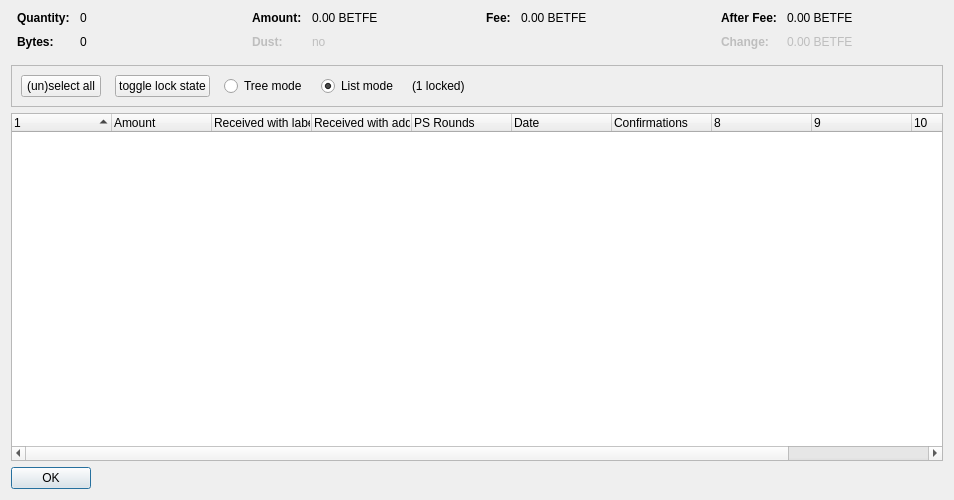
<?xml version="1.0" encoding="UTF-8"?>
<ui version="4.0">
 <class>CoinControlDialog</class>
 <widget class="QDialog" name="CoinControlDialog">
  <property name="geometry">
   <rect>
    <x>0</x>
    <y>0</y>
    <width>954</width>
    <height>500</height>
   </rect>
  </property>
  <property name="windowTitle">
   <string>Coin Selection</string>
  </property>
  <layout class="QVBoxLayout" name="verticalLayout">
   <item>
    <layout class="QHBoxLayout" name="horizontalLayoutTop" stretch="0,0,0,0">
     <property name="topMargin">
      <number>0</number>
     </property>
     <property name="bottomMargin">
      <number>10</number>
     </property>
     <item>
      <layout class="QFormLayout" name="formLayoutCoinControl1">
       <property name="horizontalSpacing">
        <number>10</number>
       </property>
       <property name="verticalSpacing">
        <number>10</number>
       </property>
       <property name="leftMargin">
        <number>6</number>
       </property>
       <property name="rightMargin">
        <number>6</number>
       </property>
       <item row="0" column="0">
        <widget class="QLabel" name="labelCoinControlQuantityText">
         <property name="font">
          <font>
           <weight>75</weight>
           <bold>true</bold>
          </font>
         </property>
         <property name="text">
          <string>Quantity:</string>
         </property>
        </widget>
       </item>
       <item row="0" column="1">
        <widget class="QLabel" name="labelCoinControlQuantity">
         <property name="cursor">
          <cursorShape>IBeamCursor</cursorShape>
         </property>
         <property name="contextMenuPolicy">
          <enum>Qt::ActionsContextMenu</enum>
         </property>
         <property name="text">
          <string notr="true">0</string>
         </property>
         <property name="textInteractionFlags">
          <set>Qt::LinksAccessibleByMouse|Qt::TextSelectableByKeyboard|Qt::TextSelectableByMouse</set>
         </property>
        </widget>
       </item>
       <item row="1" column="0">
        <widget class="QLabel" name="labelCoinControlBytesText">
         <property name="font">
          <font>
           <weight>75</weight>
           <bold>true</bold>
          </font>
         </property>
         <property name="text">
          <string>Bytes:</string>
         </property>
        </widget>
       </item>
       <item row="1" column="1">
        <widget class="QLabel" name="labelCoinControlBytes">
         <property name="cursor">
          <cursorShape>IBeamCursor</cursorShape>
         </property>
         <property name="contextMenuPolicy">
          <enum>Qt::ActionsContextMenu</enum>
         </property>
         <property name="text">
          <string notr="true">0</string>
         </property>
         <property name="textInteractionFlags">
          <set>Qt::LinksAccessibleByMouse|Qt::TextSelectableByKeyboard|Qt::TextSelectableByMouse</set>
         </property>
        </widget>
       </item>
      </layout>
     </item>
     <item>
      <layout class="QFormLayout" name="formLayoutCoinControl2">
       <property name="horizontalSpacing">
        <number>10</number>
       </property>
       <property name="verticalSpacing">
        <number>10</number>
       </property>
       <property name="leftMargin">
        <number>6</number>
       </property>
       <property name="rightMargin">
        <number>6</number>
       </property>
       <item row="0" column="0">
        <widget class="QLabel" name="labelCoinControlAmountText">
         <property name="font">
          <font>
           <weight>75</weight>
           <bold>true</bold>
          </font>
         </property>
         <property name="text">
          <string>Amount:</string>
         </property>
        </widget>
       </item>
       <item row="0" column="1">
        <widget class="QLabel" name="labelCoinControlAmount">
         <property name="cursor">
          <cursorShape>IBeamCursor</cursorShape>
         </property>
         <property name="contextMenuPolicy">
          <enum>Qt::ActionsContextMenu</enum>
         </property>
         <property name="text">
          <string notr="true">0.00 BETFE</string>
         </property>
         <property name="textInteractionFlags">
          <set>Qt::LinksAccessibleByMouse|Qt::TextSelectableByKeyboard|Qt::TextSelectableByMouse</set>
         </property>
        </widget>
       </item>
       <item row="1" column="0">
        <widget class="QLabel" name="labelCoinControlLowOutputText">
         <property name="enabled">
          <bool>false</bool>
         </property>
         <property name="font">
          <font>
           <weight>75</weight>
           <bold>true</bold>
          </font>
         </property>
         <property name="text">
          <string>Dust:</string>
         </property>
        </widget>
       </item>
       <item row="1" column="1">
        <widget class="QLabel" name="labelCoinControlLowOutput">
         <property name="enabled">
          <bool>false</bool>
         </property>
         <property name="cursor">
          <cursorShape>IBeamCursor</cursorShape>
         </property>
         <property name="contextMenuPolicy">
          <enum>Qt::ActionsContextMenu</enum>
         </property>
         <property name="text">
          <string notr="true">no</string>
         </property>
         <property name="textInteractionFlags">
          <set>Qt::LinksAccessibleByMouse|Qt::TextSelectableByKeyboard|Qt::TextSelectableByMouse</set>
         </property>
        </widget>
       </item>
      </layout>
     </item>
     <item>
      <layout class="QFormLayout" name="formLayoutCoinControl3">
       <property name="horizontalSpacing">
        <number>10</number>
       </property>
       <property name="verticalSpacing">
        <number>10</number>
       </property>
       <property name="leftMargin">
        <number>6</number>
       </property>
       <property name="rightMargin">
        <number>6</number>
       </property>
       <item row="0" column="0">
        <widget class="QLabel" name="labelCoinControlFeeText">
         <property name="font">
          <font>
           <weight>75</weight>
           <bold>true</bold>
          </font>
         </property>
         <property name="text">
          <string>Fee:</string>
         </property>
        </widget>
       </item>
       <item row="0" column="1">
        <widget class="QLabel" name="labelCoinControlFee">
         <property name="cursor">
          <cursorShape>IBeamCursor</cursorShape>
         </property>
         <property name="contextMenuPolicy">
          <enum>Qt::ActionsContextMenu</enum>
         </property>
         <property name="text">
          <string notr="true">0.00 BETFE</string>
         </property>
         <property name="textInteractionFlags">
          <set>Qt::LinksAccessibleByMouse|Qt::TextSelectableByKeyboard|Qt::TextSelectableByMouse</set>
         </property>
        </widget>
       </item>
      </layout>
     </item>
     <item>
      <layout class="QFormLayout" name="formLayoutCoinControl4">
       <property name="horizontalSpacing">
        <number>10</number>
       </property>
       <property name="verticalSpacing">
        <number>10</number>
       </property>
       <property name="leftMargin">
        <number>6</number>
       </property>
       <property name="rightMargin">
        <number>6</number>
       </property>
       <item row="0" column="0">
        <widget class="QLabel" name="labelCoinControlAfterFeeText">
         <property name="font">
          <font>
           <weight>75</weight>
           <bold>true</bold>
          </font>
         </property>
         <property name="text">
          <string>After Fee:</string>
         </property>
        </widget>
       </item>
       <item row="0" column="1">
        <widget class="QLabel" name="labelCoinControlAfterFee">
         <property name="cursor">
          <cursorShape>IBeamCursor</cursorShape>
         </property>
         <property name="contextMenuPolicy">
          <enum>Qt::ActionsContextMenu</enum>
         </property>
         <property name="text">
          <string notr="true">0.00 BETFE</string>
         </property>
         <property name="textInteractionFlags">
          <set>Qt::LinksAccessibleByMouse|Qt::TextSelectableByKeyboard|Qt::TextSelectableByMouse</set>
         </property>
        </widget>
       </item>
       <item row="1" column="0">
        <widget class="QLabel" name="labelCoinControlChangeText">
         <property name="enabled">
          <bool>false</bool>
         </property>
         <property name="font">
          <font>
           <weight>75</weight>
           <bold>true</bold>
          </font>
         </property>
         <property name="text">
          <string>Change:</string>
         </property>
        </widget>
       </item>
       <item row="1" column="1">
        <widget class="QLabel" name="labelCoinControlChange">
         <property name="enabled">
          <bool>false</bool>
         </property>
         <property name="cursor">
          <cursorShape>IBeamCursor</cursorShape>
         </property>
         <property name="contextMenuPolicy">
          <enum>Qt::ActionsContextMenu</enum>
         </property>
         <property name="text">
          <string notr="true">0.00 BETFE</string>
         </property>
         <property name="textInteractionFlags">
          <set>Qt::LinksAccessibleByMouse|Qt::TextSelectableByKeyboard|Qt::TextSelectableByMouse</set>
         </property>
        </widget>
       </item>
      </layout>
     </item>
    </layout>
   </item>
   <item>
    <widget class="QFrame" name="frame">
     <property name="minimumSize">
      <size>
       <width>0</width>
       <height>40</height>
      </size>
     </property>
     <property name="frameShape">
      <enum>QFrame::StyledPanel</enum>
     </property>
     <property name="frameShadow">
      <enum>QFrame::Sunken</enum>
     </property>
     <layout class="QHBoxLayout" name="horizontalLayout">
      <item>
       <layout class="QHBoxLayout" name="horizontalLayoutPanel" stretch="0,0,0,0,0,0">
        <property name="spacing">
         <number>14</number>
        </property>
        <item>
         <widget class="QPushButton" name="pushButtonSelectAll">
          <property name="sizePolicy">
           <sizepolicy hsizetype="Maximum" vsizetype="Fixed">
            <horstretch>0</horstretch>
            <verstretch>0</verstretch>
           </sizepolicy>
          </property>
          <property name="text">
           <string>(un)select all</string>
          </property>
          <property name="autoDefault">
           <bool>false</bool>
          </property>
         </widget>
        </item>
        <item>
         <widget class="QPushButton" name="pushButtonToggleLock">
          <property name="sizePolicy">
           <sizepolicy hsizetype="Maximum" vsizetype="Fixed">
            <horstretch>0</horstretch>
            <verstretch>0</verstretch>
           </sizepolicy>
          </property>
          <property name="text">
           <string>toggle lock state</string>
          </property>
          <property name="autoDefault">
           <bool>false</bool>
          </property>
         </widget>
        </item>
        <item>
         <widget class="QRadioButton" name="radioTreeMode">
          <property name="sizePolicy">
           <sizepolicy hsizetype="Maximum" vsizetype="Fixed">
            <horstretch>0</horstretch>
            <verstretch>0</verstretch>
           </sizepolicy>
          </property>
          <property name="text">
           <string>Tree mode</string>
          </property>
         </widget>
        </item>
        <item>
         <widget class="QRadioButton" name="radioListMode">
          <property name="sizePolicy">
           <sizepolicy hsizetype="Maximum" vsizetype="Fixed">
            <horstretch>0</horstretch>
            <verstretch>0</verstretch>
           </sizepolicy>
          </property>
          <property name="text">
           <string>List mode</string>
          </property>
          <property name="checked">
           <bool>true</bool>
          </property>
         </widget>
        </item>
        <item>
         <widget class="QLabel" name="labelLocked">
          <property name="text">
           <string>(1 locked)</string>
          </property>
         </widget>
        </item>
        <item>
         <spacer name="horizontalSpacer">
          <property name="orientation">
           <enum>Qt::Horizontal</enum>
          </property>
          <property name="sizeHint" stdset="0">
           <size>
            <width>40</width>
            <height>20</height>
           </size>
          </property>
         </spacer>
        </item>
       </layout>
      </item>
     </layout>
    </widget>
   </item>
   <item>
    <widget class="CoinControlTreeWidget" name="treeWidget">
     <property name="contextMenuPolicy">
      <enum>Qt::CustomContextMenu</enum>
     </property>
     <property name="sortingEnabled">
      <bool>false</bool>
     </property>
     <property name="columnCount">
      <number>11</number>
     </property>
     <attribute name="headerShowSortIndicator" stdset="0">
      <bool>true</bool>
     </attribute>
     <attribute name="headerStretchLastSection">
      <bool>false</bool>
     </attribute>
     <column>
      <property name="text">
       <string/>
      </property>
     </column>
     <column>
      <property name="text">
       <string>Amount</string>
      </property>
     </column>
     <column>
      <property name="text">
       <string>Received with label</string>
      </property>
     </column>
     <column>
      <property name="text">
       <string>Received with address</string>
      </property>
     </column>
     <column>
      <property name="text">
       <string>PS Rounds</string>
      </property>
     </column>
     <column>
      <property name="text">
       <string>Date</string>
      </property>
     </column>
     <column>
      <property name="text">
       <string>Confirmations</string>
      </property>
      <property name="toolTip">
       <string>Confirmed</string>
      </property>
     </column>
     <column>
      <property name="text">
       <string/>
      </property>
     </column>
     <column>
      <property name="text">
       <string/>
      </property>
     </column>
     <column>
      <property name="text">
       <string/>
      </property>
     </column>
     <column>
      <property name="text">
       <string/>
      </property>
     </column>
    </widget>
   </item>
   <item>
    <widget class="QDialogButtonBox" name="buttonBox">
     <property name="sizePolicy">
      <sizepolicy hsizetype="Maximum" vsizetype="Fixed">
       <horstretch>0</horstretch>
       <verstretch>0</verstretch>
      </sizepolicy>
     </property>
     <property name="orientation">
      <enum>Qt::Horizontal</enum>
     </property>
     <property name="standardButtons">
      <set>QDialogButtonBox::Ok</set>
     </property>
    </widget>
   </item>
  </layout>
 </widget>
 <customwidgets>
  <customwidget>
   <class>CoinControlTreeWidget</class>
   <extends>QTreeWidget</extends>
   <header>coincontroltreewidget.h</header>
  </customwidget>
 </customwidgets>
 <resources/>
 <connections/>
</ui>
